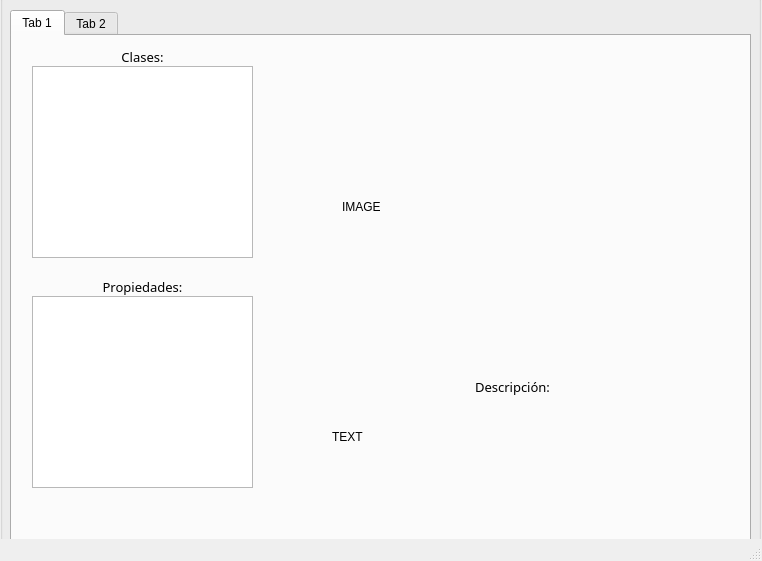
<?xml version="1.0" encoding="UTF-8"?>
<ui version="4.0">
 <class>MainWindow</class>
 <widget class="QMainWindow" name="MainWindow">
  <property name="geometry">
   <rect>
    <x>0</x>
    <y>0</y>
    <width>762</width>
    <height>561</height>
   </rect>
  </property>
  <property name="windowTitle">
   <string>MainWindow</string>
  </property>
  <widget class="QWidget" name="centralwidget">
   <widget class="QGroupBox" name="groupBox">
    <property name="geometry">
     <rect>
      <x>0</x>
      <y>-20</y>
      <width>761</width>
      <height>591</height>
     </rect>
    </property>
    <property name="font">
     <font>
      <family>Arial</family>
     </font>
    </property>
    <property name="title">
     <string>GroupBox</string>
    </property>
    <widget class="QTabWidget" name="tabWidget">
     <property name="geometry">
      <rect>
       <x>10</x>
       <y>30</y>
       <width>741</width>
       <height>531</height>
      </rect>
     </property>
     <widget class="QWidget" name="tab">
      <attribute name="title">
       <string>Tab 1</string>
      </attribute>
      <widget class="QLabel" name="label_3">
       <property name="geometry">
        <rect>
         <x>450</x>
         <y>340</y>
         <width>101</width>
         <height>21</height>
        </rect>
       </property>
       <property name="font">
        <font>
         <family>Arial Black</family>
         <pointsize>10</pointsize>
        </font>
       </property>
       <property name="text">
        <string>Descripción:</string>
       </property>
       <property name="alignment">
        <set>Qt::AlignCenter</set>
       </property>
      </widget>
      <widget class="QListView" name="properties_listView">
       <property name="geometry">
        <rect>
         <x>20</x>
         <y>260</y>
         <width>221</width>
         <height>192</height>
        </rect>
       </property>
      </widget>
      <widget class="QLabel" name="labelP">
       <property name="geometry">
        <rect>
         <x>80</x>
         <y>240</y>
         <width>101</width>
         <height>21</height>
        </rect>
       </property>
       <property name="font">
        <font>
         <family>Arial Black</family>
         <pointsize>10</pointsize>
        </font>
       </property>
       <property name="text">
        <string>Propiedades:</string>
       </property>
       <property name="alignment">
        <set>Qt::AlignCenter</set>
       </property>
      </widget>
      <widget class="QLabel" name="descritpion_text">
       <property name="geometry">
        <rect>
         <x>320</x>
         <y>360</y>
         <width>361</width>
         <height>81</height>
        </rect>
       </property>
       <property name="text">
        <string>TEXT</string>
       </property>
      </widget>
      <widget class="QListWidget" name="class_listWidget">
       <property name="geometry">
        <rect>
         <x>20</x>
         <y>30</y>
         <width>221</width>
         <height>192</height>
        </rect>
       </property>
       <property name="autoFillBackground">
        <bool>false</bool>
       </property>
      </widget>
      <widget class="QLabel" name="label">
       <property name="geometry">
        <rect>
         <x>330</x>
         <y>20</y>
         <width>341</width>
         <height>301</height>
        </rect>
       </property>
       <property name="text">
        <string>IMAGE</string>
       </property>
      </widget>
      <widget class="QLabel" name="labelClasess">
       <property name="geometry">
        <rect>
         <x>90</x>
         <y>10</y>
         <width>81</width>
         <height>21</height>
        </rect>
       </property>
       <property name="font">
        <font>
         <family>Arial Black</family>
         <pointsize>10</pointsize>
        </font>
       </property>
       <property name="text">
        <string>Clases:</string>
       </property>
       <property name="alignment">
        <set>Qt::AlignCenter</set>
       </property>
      </widget>
     </widget>
     <widget class="QWidget" name="tab_2">
      <attribute name="title">
       <string>Tab 2</string>
      </attribute>
     </widget>
    </widget>
   </widget>
  </widget>
  <widget class="QMenuBar" name="menubar">
   <property name="geometry">
    <rect>
     <x>0</x>
     <y>0</y>
     <width>762</width>
     <height>22</height>
    </rect>
   </property>
  </widget>
  <widget class="QStatusBar" name="statusbar"/>
 </widget>
 <resources/>
 <connections/>
</ui>
